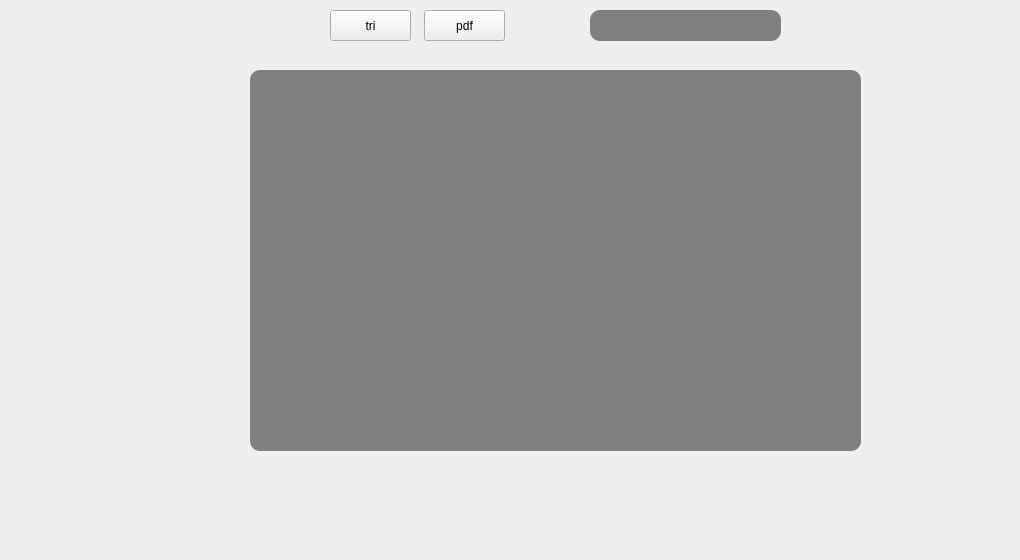
      <widget class="QWidget" name="tab_2">
       <attribute name="title">
        <string>afficher</string>
       </attribute>
       <widget class="QLabel" name="label_7">
        <property name="geometry">
         <rect>
          <x>-20</x>
          <y>-40</y>
          <width>1011</width>
          <height>551</height>
         </rect>
        </property>
        <property name="styleSheet">
         <string notr="true"/>
        </property>
        <property name="text">
         <string/>
        </property>
        <property name="pixmap">
         <pixmap>../background.png</pixmap>
        </property>
       </widget>
       <widget class="QPushButton" name="pdf">
        <property name="geometry">
         <rect>
          <x>424</x>
          <y>10</y>
          <width>81</width>
          <height>31</height>
         </rect>
        </property>
        <property name="styleSheet">
         <string notr="true">QPushButton

{
	background-color: rgb(72, 78, 86);
	border-style: outset;
    border-width: 2px;
    border-radius:10px;
    border-color: beige;
    font: bold 14px;;
    padding: 6px;
	color: rgb(255, 255, 255);

}

QPushButton:hover

{
	background-color: lightgreen;
	color: rgb(0, 0, 0);
	gridline-color: rgb(94, 118, 255);
}

QPushButton:pressed</string>
        </property>
        <property name="text">
         <string>pdf</string>
        </property>
       </widget>
       <widget class="QLineEdit" name="rechetxt">
        <property name="geometry">
         <rect>
          <x>590</x>
          <y>10</y>
          <width>191</width>
          <height>31</height>
         </rect>
        </property>
        <property name="styleSheet">
         <string notr="true">border-radius: 10px;
background-color: grey;
color: rgb(255, 255, 255);
alternate-background-color: rgb(255, 255, 255);</string>
        </property>
        <property name="text">
         <string/>
        </property>
       </widget>
       <widget class="QPushButton" name="tri_2">
        <property name="geometry">
         <rect>
          <x>330</x>
          <y>10</y>
          <width>81</width>
          <height>31</height>
         </rect>
        </property>
        <property name="styleSheet">
         <string notr="true">QPushButton

{
	background-color: rgb(72, 78, 86);
	border-style: outset;
    border-width: 2px;
    border-radius:10px;
    border-color: beige;
    font: bold 14px;;
    padding: 6px;
	color: rgb(255, 255, 255);

}

QPushButton:hover

{
	background-color: lightgreen;
	color: rgb(0, 0, 0);
	gridline-color: rgb(94, 118, 255);
}

QPushButton:pressed</string>
        </property>
        <property name="text">
         <string>tri</string>
        </property>
       </widget>
       <widget class="QTableView" name="tableView">
        <property name="geometry">
         <rect>
          <x>250</x>
          <y>70</y>
          <width>611</width>
          <height>381</height>
         </rect>
        </property>
        <property name="styleSheet">
         <string notr="true">border-radius: 10px;
background-color: grey;
color: rgb(255, 255, 255);
alternate-background-color: rgb(255, 255, 255);</string>
        </property>
       </widget>
      </widget>
